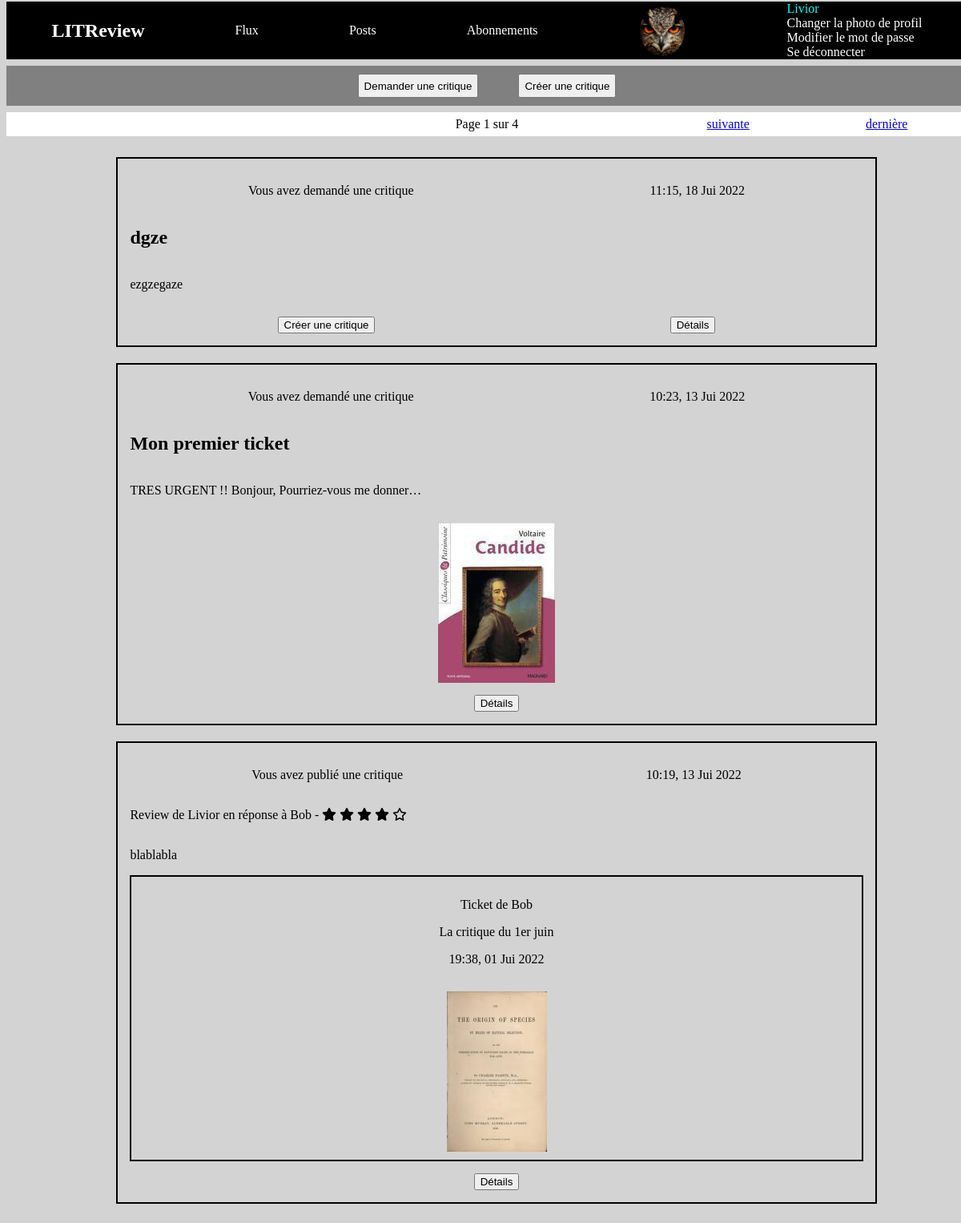
The page /flux/ (signed in) on the database its author committed.
### authentication/models.py (models this page shows)
class User(AbstractUser):
    profile_photo = models.ImageField(verbose_name='Photo de profil')

### critics/models.py (models this page shows, shortened)
class Ticket(models.Model):
    title = models.CharField(max_length=128)
    description = models.TextField(max_length=2048, blank=True)
    user = models.ForeignKey(
        to=settings.AUTH_USER_MODEL,
        on_delete=models.CASCADE)
    image = models.ImageField(null=True, blank=True)
    time_created = models.DateTimeField(auto_now_add=True)
    IMAGE_MAX_SIZE = (200, 200)

class Review(models.Model):
    ticket = models.ForeignKey(
        to=Ticket,
        on_delete=models.CASCADE,
        default=None)
    headline = models.CharField(max_length=128)
    rating = models.PositiveSmallIntegerField(
        validators=[MinValueValidator(0), MaxValueValidator(5)])
    body = models.TextField(max_length=8192, blank=True)
    user = models.ForeignKey(
        to=settings.AUTH_USER_MODEL, on_delete=models.CASCADE)
    time_created = models.DateTimeField(auto_now_add=True)

### critics/views.py (the view)
# urls.py: path('flux/', critics.views.flux,
@login_required()
def flux(request):
    reviews = Review.objects.filter(
        Q(
            user__in=[
                follow.followed_user
                for follow in UserFollows.objects.filter(user=request.user)
            ]
        )
        | Q(user=request.user)
        | Q(ticket__user=request.user)
    )
    """
        a queryset of all reviews whose author is not its ticket author
        such a queryset is needed to know if a review
        is possible on an autoreview.
        If the ticket of the autoreview is present in this queryset,
        review on this ticket would be disable
    """
    reviews_not_autoreview = Review.objects.filter(
        Q(
            user__in=[
                follow.followed_user
                for follow in UserFollows.objects.filter(user=request.user)
            ]
        )
        | Q(user=request.user)
        | Q(ticket__user=request.user)
    ).exclude(Q(user=F("ticket__user")))
    """
    a queryset of all autoreviews, i.e. review and ticket have the same author
    """
    autoreviews = Review.objects.filter(
        Q(
            user__in=[
                follow.followed_user
                for follow in UserFollows.objects.filter(user=request.user)
            ]
        )
        | Q(user=request.user)
        | Q(ticket__user=request.user)
    ).filter(Q(user=F("ticket__user")))
    tickets = Ticket.objects.filter(
        Q(
            user__in=[
                follow.followed_user
                for follow in UserFollows.objects.filter(user=request.user)
            ]
        )
        | Q(user=request.user)
    ).exclude(Q(id__in=[review.ticket.id for review in autoreviews]))
    reviewable_tickets = Ticket.objects.filter(
        Q(
            user__in=[
                follow.followed_user
                for follow in UserFollows.objects.filter(user=request.user)
            ]
        )
        | Q(user=request.user)
    ).exclude(Q(id__in=[review.ticket.id
                        for review in reviews_not_autoreview]))
    tickets_and_reviews = sorted(
        chain(tickets, reviews),
        key=lambda instance: instance.time_created,
        reverse=True,
    )
    paginator = Paginator(tickets_and_reviews, 3)
    page_number = request.GET.get("page")
    page_obj = paginator.get_page(page_number)
    context = {"page_obj": page_obj, "reviewable": list(reviewable_tickets)}
    return render(request, "critics/flux.html", context=context)

### critics/templatetags/critics_extras.py (called while the page is built)
@register.filter
def model_type(instance):
    return type(instance).__name__

@register.filter
def starring(instance):
    return "x"*instance.rating

@register.filter
def antistarring(instance):
    return "x"*(5-instance.rating)

@register.simple_tag(takes_context=True)
def get_instance_user(context, user):
    if user == context['instance'].user:
        return 'Vous avez'
    return f"{context['instance'].user} a"

@register.simple_tag(takes_context=True)
def get_ticket_author(context, user):
    if user == context['instance'].ticket.user:
        return 'Votre ticket'
    return f"Ticket de {context['instance'].ticket.user}"

### critics/templates/critics/flux.html (shortened to what this page needs)
{% extends '../base.html' %}
{% load critics_extras %}
{% block content %}
        <div class="critic_management">
           <button><a href="{% url 'ticket-create' %}">Demander une critique</a></button>
            <button><a href="{% url 'review-create' %}">Créer une critique</a></button>
        </div>
        <div class="pages_navigation">
            <span id="current">
                Page {{ page_obj.number }} sur {{ page_obj.paginator.num_pages }}
            </span>
            <span id="next">
                {% if page_obj.has_next %}
                    <a href="?page={{ page_obj.next_page_number  }}">suivante</a>
                    <a href="?page={{ page_obj.paginator.num_pages }}">dernière</a>
                {% endif %}
            </span>
        </div>
        <ul>
            {% for instance in page_obj %}
                {% if instance|model_type == "Ticket" %}
                    <article class="ticket">
                        <div class="author_and_date">
                            <p>{% get_instance_user user %} demandé une critique</p>
                            <p>{{ instance.time_created|date:"H:i, d M Y"  }}</p>
                        </div>
                        <h1>{{ instance.title }}</h1>
                        <p>{{ instance.description|truncatechars:50 }}</p>
                        {% if instance.image %}
                            <img class="ticket_image" src="{{ instance.image.url}}" alt="">
                        {% endif %}
                        <div class="details_and_review_create">
                            {% if instance in reviewable %}
                            <button><a href="{% url 'review-answer-ticket' instance.id %}">Créer une critique</a></button>
                            {% endif %}
                            <button><a href="{% url 'ticket-read' instance.id %}">Détails</a></button>
                        </div>
                    </article>
                {% elif instance|model_type == "Review" %}
                    <article class="review">
                        <div class="author_and_date">
                            <p>{% get_instance_user user %}  publié une critique</p>
                            <p>{{ instance.time_created|date:"H:i, d M Y" }}</p>
                        </div>
                        <p>{{ instance.headline }} -
                            {% for rating in instance|starring %}
                                <i class="fa-solid fa-star"></i>
                            {% endfor %}
                            {% for rating in instance|antistarring %}
                                <i class="fa-regular fa-star"></i>
                            {% endfor %}
                        </p>
                        <p>{{ instance.body|truncatechars:50 }}</p>
                        <div class="review_ticket">
                            <p>{% get_ticket_author user %}</p>
                            <p> {{ instance.ticket.title }} </p>
                            <p>{{ instance.ticket.time_created|date:"H:i, d M Y" }}</p>
                            {% if instance.ticket.image %}
                                <img class="review_image" src="{{ instance.ticket.image.url}}" alt="">
                            {% endif %}
                        </div>
                        <button><a href="{% url 'review-read' instance.id %}">Détails</a></button>
                    </article>
                {% endif %}
            {% endfor %}
        </ul>
{% endblock content %}

### templates/base.html (shortened to what this page needs)
{% load static %}
<html>
    <head>
        <link rel="stylesheet" href="{% static 'critics/styles.css' %}" />
    </head>
    <header>
        <nav> <h1>LITReview</h1>
            {% if user.is_authenticated %}
            <a href="/flux">Flux</a>
            <a href="/posts">Posts</a>
            <a href="/subscribe">Abonnements</a>
            <div>
                {% if request.user.profile_photo %}
                    <img class="profile-photo" src="{{ request.user.profile_photo.url }}" alt="">
                {% else %}
                    <i class="fa-solid fa-circle-user fa-5x"></i>
                {% endif %}
            </div>
            <div class="account_management">
                <div class="display_username">{{ request.user }}</div>
                <a href="{% url 'profile-photo' %}">Changer la photo de profil</a>
                <a href="{% url 'new_password' %}">Modifier le mot de passe</a>
                <a href="{% url 'logout' %}">Se déconnecter</a>
            </div>
        </nav>
        {% endif %}
    </header>
    <body>
        {% block content %}{% endblock %}
    </body>
</html>

### critics/static/critics/styles.css (style rules this page uses)
header { position:fixed; top:2px; height:80px; width:100%; }
.critic_management { position: fixed; top: 82px; height:50px; width: 100%; background-color: grey; }
.critic_management button { margin:10px; }
.pages_navigation { position: fixed; display: flex; justify-content: space-around; align-items: center; top: 140px; height:30px; width: 100%; background-color: white; }
#previous, #current, #next { display: flex; justify-content: space-around; width: 33%; }
body { margin-top:160px; display: flex; flex-direction: column; color: black; background-color: lightgrey; }
nav { display:flex; justify-content: space-around; align-items:center; background-color: black; color: white; }
nav a { color: white; text-decoration: none; }
.account_management { display:flex; flex-direction: column; }
.display_username { color:cyan; }
.critic_management a { text-decoration:none; color:black; }
.profile-photo { width : 85px; clip-path: ellipse(33% 50%); }
.ticket, .review { display: flex; flex-direction: column; width: 80%; margin: auto; margin-top:20px; border: black 2px solid; padding: 15px; }
.review_ticket { text-align: center; border: black 2px solid; padding-left:30%; padding-right:30%; padding-top:10px; padding-bottom:10px; }
.author_and_date { display: flex; justify-content: space-around; }
.details_and_review_create { display: flex; justify-content: space-around; }
.critic_management { display: flex; justify-content: center; }
.critic_management button { margin-left: 25px; margin-right: 25px; }
article button, article a, article img { width: fit-content; align-self: center; margin-top:15px; }
article button a { text-decoration: none; color: black; }

### rows shown on the page
User: user.profile_photo (picture), user "Livior"
Ticket: user "Vous avez", time_created "11:15, 18 Jui 2022", title "dgze", description "ezgzegaze", shows "Créer une critique"
Ticket: user "Vous avez", time_created "10:23, 13 Jui 2022", title "Mon premier ticket", description "TRES URGENT !! Bonjour, Pourriez-vous me donner…", image (picture)
Review: user "Vous avez", time_created "10:19, 13 Jui 2022", headline "Review de Livior en réponse à Bob", rating 4 (drawn), body "blablabla", ticket.username "Ticket de Bob", ticket "La critique du 1er juin", ticket.time_created "19:38, 01 Jui 2022", ticket.image (picture)

### other values the page prints
{{ page_obj.number }} "1"
{{ page_obj.paginator.num_pages }} "4"
